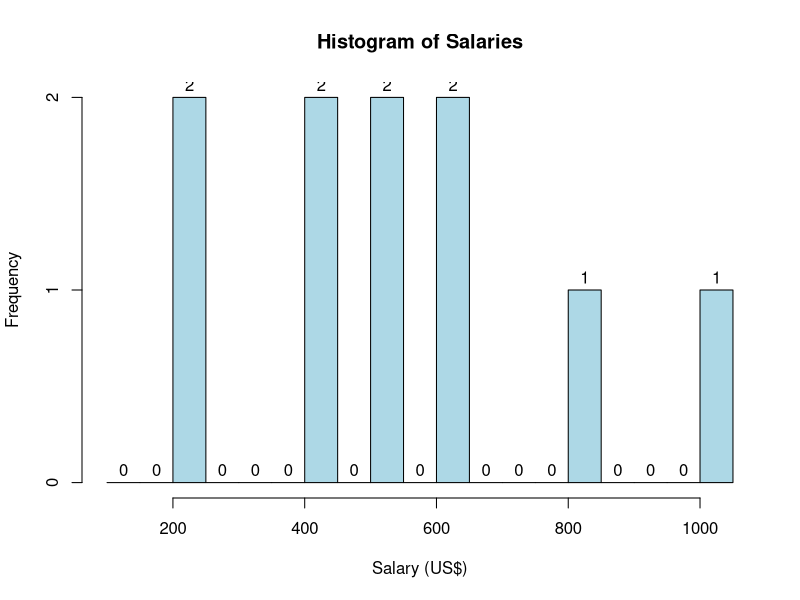

The R source for this figure:
salaries <- c(500, 600, 500, 400, 1000, 200, 200, 400, 600, 800)
breaks_seq <- seq(from = 100, to = 1050, by = 50)
salary_groups <- cut(salaries, breaks = breaks_seq, right = FALSE)
frequency_distribution <- table(salary_groups)
print(frequency_distribution)
hist(salaries, breaks = breaks_seq, right = FALSE, main = "Histogram of Salaries", xlab = "Salary (US$)", ylab = "Frequency", col = "lightblue", labels = TRUE)